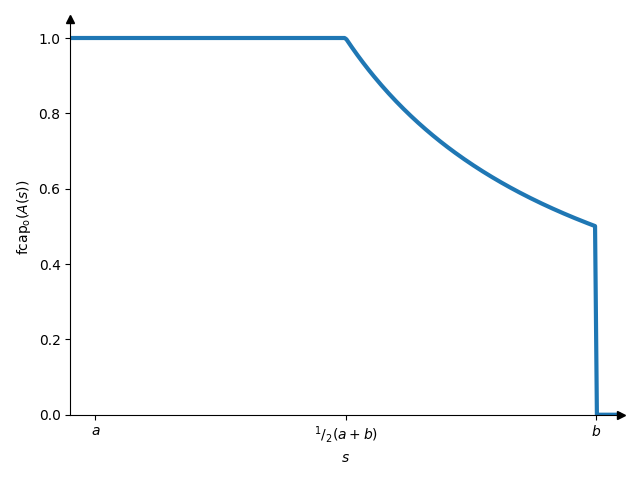

Write Python code to recreate this figure.
#!/usr/bin/env python3
""" Choquet integral example in NonAdditiveProbability

Created: Wed Jul 30, 2025, 12:16 PM EST
Author: Tobias Thrien
"""
import numpy as np
import matplotlib.pyplot as plt
from matplotlib.ticker import NullFormatter, FixedLocator, FixedFormatter

a = 0
b = 1
margin = 0.05 * (b - a)
s_min, s_max = a - margin, b + margin


def fcap(s):
    s = np.array(s)
    return np.where(s > b, 0,
            np.where(s <= 1/2*(a+b), 1,
                1/2*(b-a)/(s-a)))

S = np.linspace(s_min, s_max, endpoint=True, num=300)
F = fcap(S)

fig, ax = plt.subplots()

# TODO mark discontinuity by splitting array above b
ax.plot(S, F, linewidth=3)

ax.set_xlabel("$s$")
ax.xaxis.set_minor_formatter(NullFormatter())
ax.xaxis.set_major_locator(FixedLocator([a, 1/2*(a+b), b]))
ax.xaxis.set_major_formatter(FixedFormatter(
    ["$a$", r"${}^1/_2(a+b)$", "$b$"]))
ax.set_xlim(s_min, s_max)

ax.set_ylabel("$\mathrm{fcap}_{\mathsf{o}}(A(s))$")
ax.set_ylim(bottom=0)
y_min, y_max = ax.get_ylim()

ax.spines[["top", "right"]].set_visible(False)
ax.plot(s_max, y_min, ">k", clip_on=False)
ax.plot(s_min, y_max, "^k", clip_on=False)
# This doesn't work for some reason
#ax.plot(1, 0, ">k", transform=ax.get_yaxis_transform(), clip_on=False)
# The pointer on the y axis appears above a instead of s_min
#ax.plot(0, 1, "^k", transform=ax.get_xaxis_transform(), clip_on=False)

plt.tight_layout()
fig.savefig("ChoquetPlot.png")
plt.close(fig)
